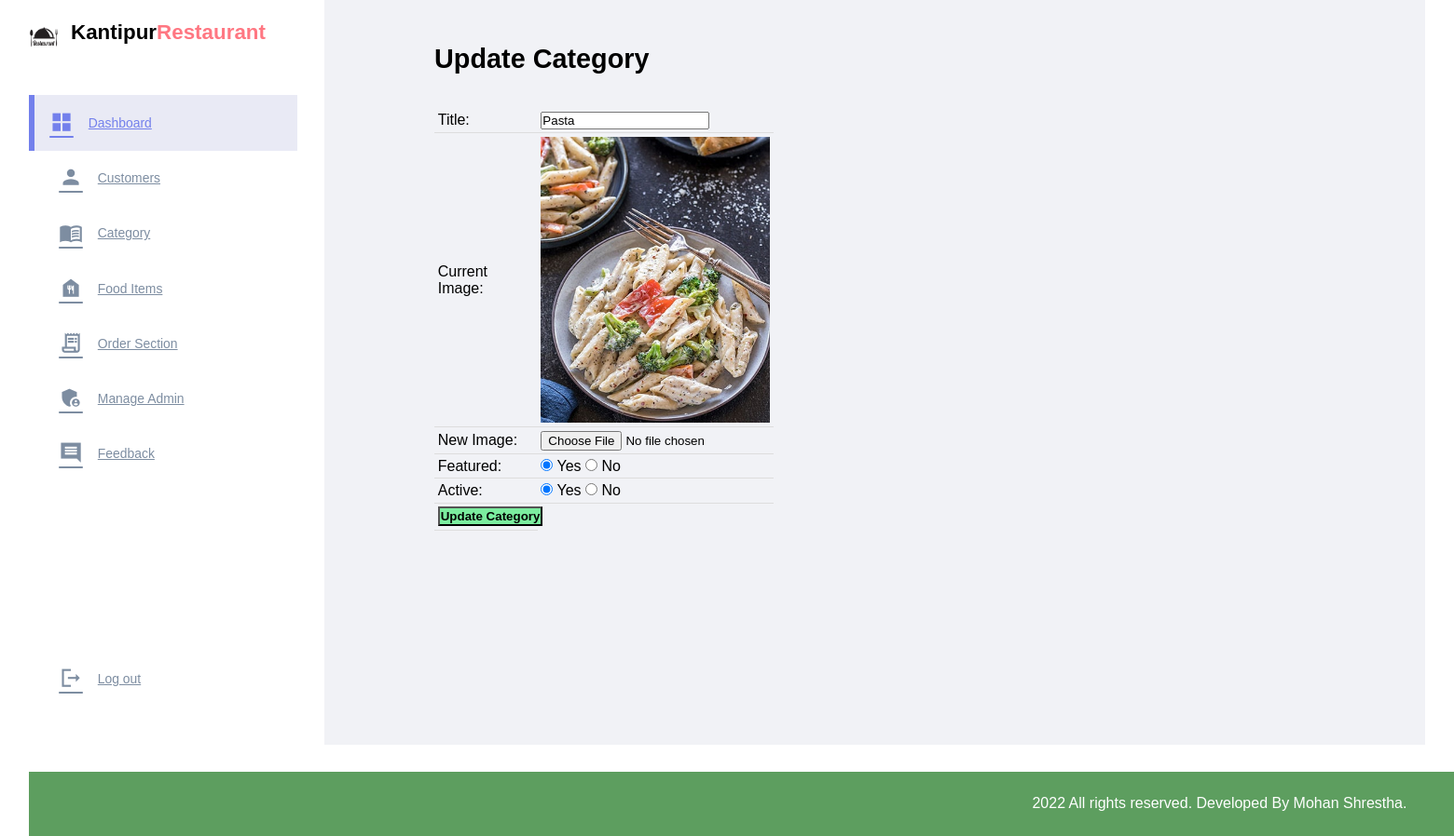
The app's page /admin/update-category.php?id=20 (signed in), older data.
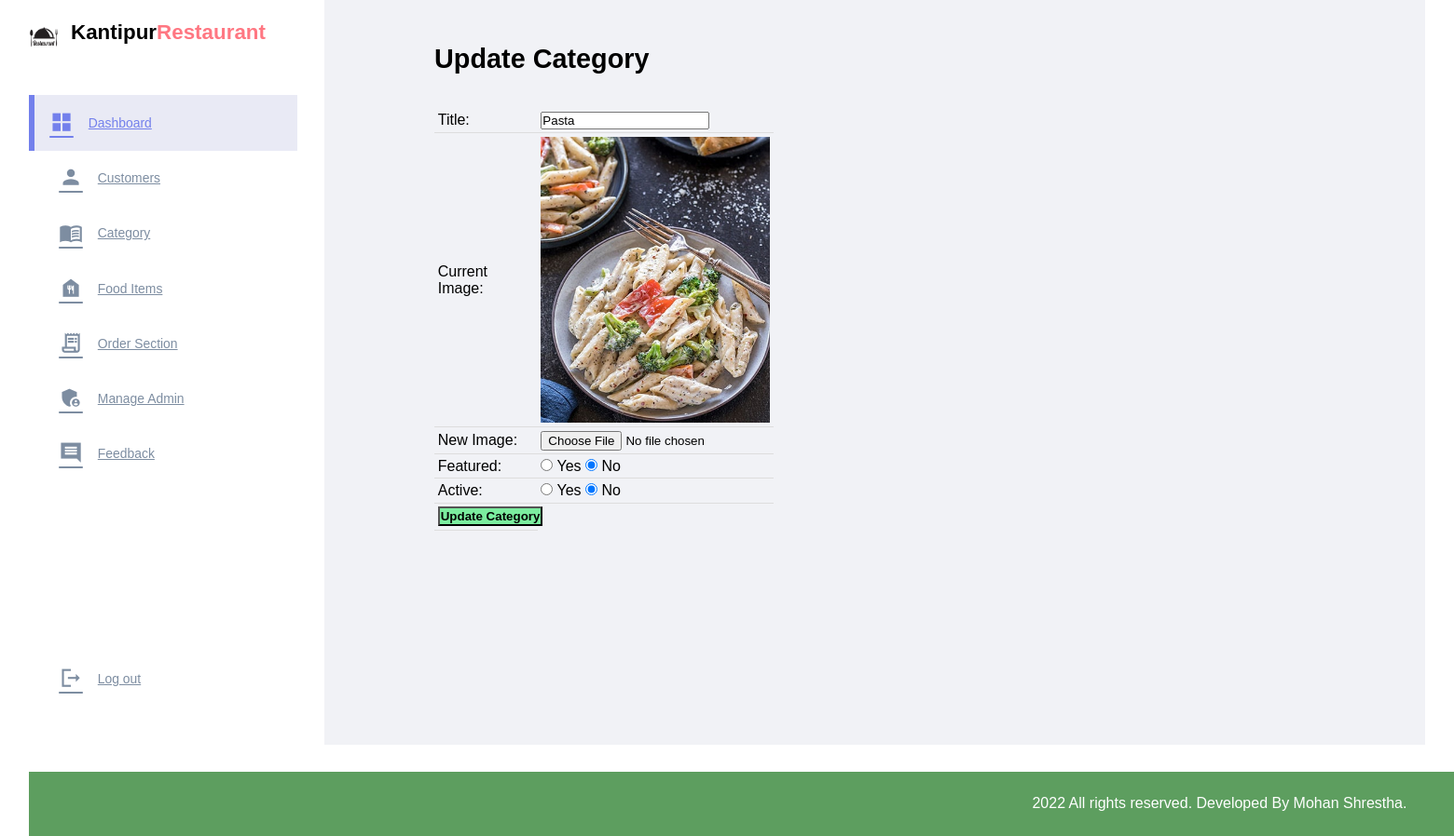
The same page, newer data.
### tables this page shows
CREATE TABLE `tbl_category` (
  `id` int(10) UNSIGNED NOT NULL,
  `title` varchar(100) NOT NULL,
  `image_name` varchar(255) NOT NULL,
  `featured` varchar(10) NOT NULL,
  `active` varchar(10) NOT NULL
);

### admin/update-category.php (the view, shortened to what this page needs)
<?php include('partials/menu.php'); ?>
<div class="main-content">
    <div class="wrapper">
        <h1>Update Category</h1>
        <br><br>
        <?php
            if(isset($_GET['id']))
            {
                $id = $_GET['id'];
                $sql = "SELECT * FROM tbl_category WHERE id=$id";
                $res = mysqli_query($conn, $sql);
                $count = mysqli_num_rows($res);
                if($count==1)
                {
                    $row = mysqli_fetch_assoc($res);
                    $title = $row['title'];
                    $current_image = $row['image_name'];
                    $featured = $row['featured'];
                    $active = $row['active'];
                }
                else
                {
                    $_SESSION['no-category-found'] = "<div class='error'>Category not Found.</div>";
                    header('location:'.ADMIN_URI.'admin/manage-category.php');
                }
            }
            else
            {
                header('location:'.ADMIN_URI.'admin/manage-category.php');
            }
        ?>
        <form action="" method="POST" enctype="multipart/form-data">
            <table class="tbl-30">
                <tr>
                    <td>Title: </td>
                    <td>
                        <input type="text" name="title" value="<?php echo $title; ?>">
                    </td>
                </tr>
                <tr>
                    <td>Current Image: </td>
                    <td>
                        <?php
                            if($current_image != "")
                            {
                                ?>
                                <img src="<?php echo ADMIN_URI; ?>images/category/<?php echo $current_image; ?>" width="150px">
                                <?php
                            }
                            else
                            {
                                echo "<div class='error'>Image Not Added.</div>";
                            }
                        ?>
                    </td>
                </tr>
                <tr>
                    <td>New Image: </td>
                    <td>
                        <input type="file" name="image">
                    </td>
                </tr>
                <tr>
                    <td>Featured: </td>
                    <td>
                        <input <?php if($featured=="Yes"){echo "checked";} ?> type="radio" name="featured" value="Yes"> Yes
                        <input <?php if($featured=="No"){echo "checked";} ?> type="radio" name="featured" value="No"> No
                    </td>
                </tr>
                <tr>
                    <td>Active: </td>
                    <td>
                        <input <?php if($active=="Yes"){echo "checked";} ?> type="radio" name="active" value="Yes"> Yes
                        <input <?php if($active=="No"){echo "checked";} ?> type="radio" name="active" value="No"> No
                    </td>
                </tr>
                <tr>
                    <td>
                        <input type="submit" name="submit" value="Update Category" class="btn-secondary">
                    </td>
                </tr>
            </table>
        </form>
    </div>
</div>
<?php include('partials/footer.php'); ?>

Row changes from the older to the newer data that the page shows:
changed tbl_category "Pasta": featured "☑" → "☐"; featured "☐" → "☑"; active "☑" → "☐"; active "☐" → "☑"
